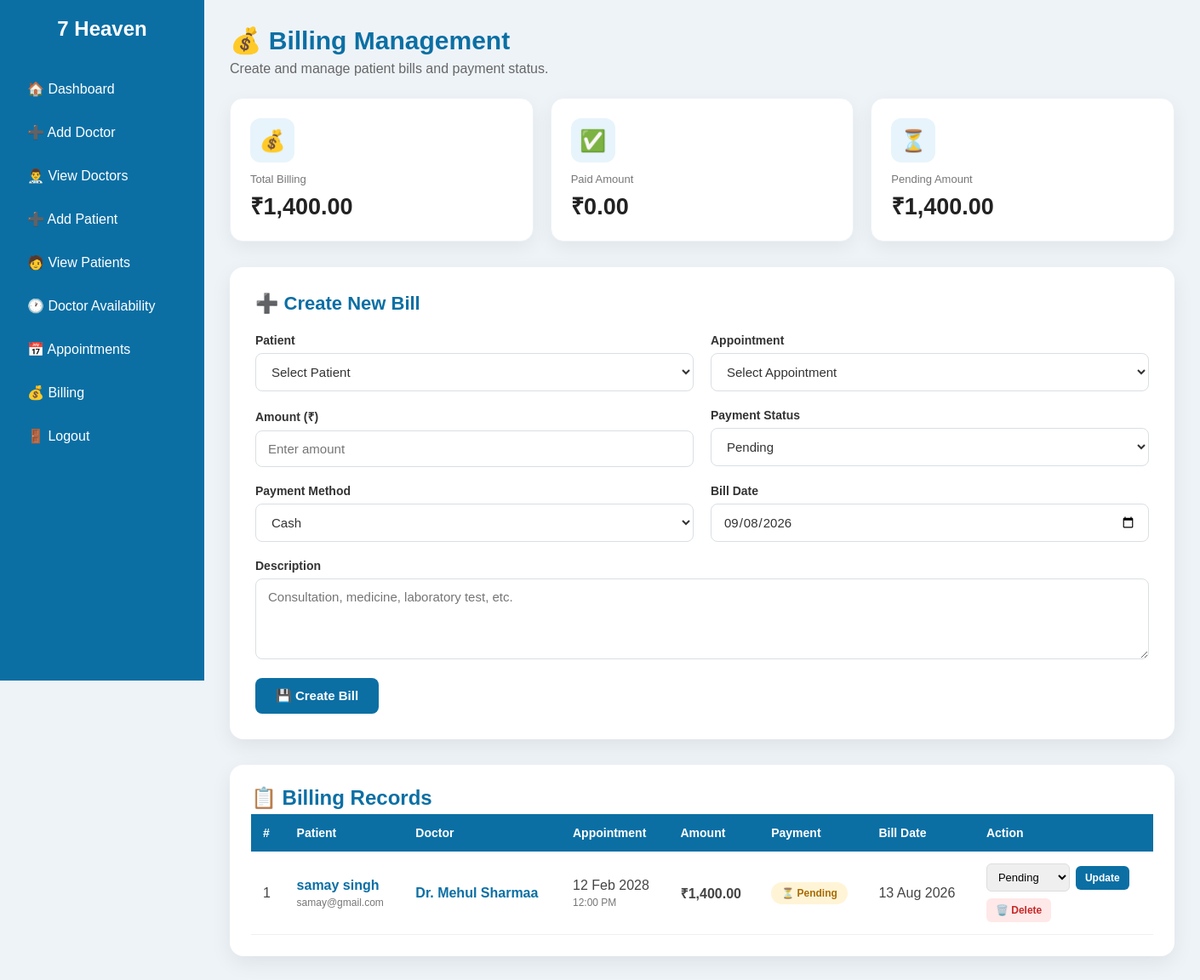
The app's page /admin/billing.php (signed in) with its own data.
### tables this page shows
CREATE TABLE `billing` (
  `id` int(11) NOT NULL,
  `patient_id` int(11) NOT NULL,
  `appointment_id` int(11) NOT NULL,
  `amount` decimal(10,2) NOT NULL,
  `payment_status` enum('Pending','Paid','Cancelled') DEFAULT 'Pending',
  `payment_method` varchar(50) DEFAULT 'Cash',
  `bill_date` date NOT NULL,
  `description` text DEFAULT NULL,
  `created_at` timestamp NOT NULL DEFAULT current_timestamp()
);

CREATE TABLE `users` (
  `id` int(11) NOT NULL,
  `fullname` varchar(100) NOT NULL,
  `email` varchar(100) NOT NULL,
  `phone` varchar(15) NOT NULL,
  `PASSWORD` varchar(255) NOT NULL,
  `created_at` timestamp NOT NULL DEFAULT current_timestamp()
);

CREATE TABLE `doctors` (
  `id` int(11) NOT NULL,
  `fullname` varchar(100) NOT NULL,
  `specialization` varchar(100) NOT NULL,
  `phone` varchar(15) NOT NULL,
  `email` varchar(100) NOT NULL,
  `experience` int(11) NOT NULL,
  `created_at` timestamp NOT NULL DEFAULT current_timestamp()
);

CREATE TABLE `appointments` (
  `id` int(11) NOT NULL,
  `patient_id` int(11) NOT NULL,
  `doctor_id` int(11) NOT NULL,
  `appointment_date` date NOT NULL,
  `appointment_time` time NOT NULL,
  `problem` text NOT NULL,
  `status` enum('Pending','Approved','Completed','Cancelled') DEFAULT 'Pending'
);

### admin/billing.php (the view, shortened to what the rows shown need)
<?php
include("../config.php");
$bills = mysqli_query(
    $conn,
    "SELECT
        billing.*,
        users.fullname AS patient_name,
        users.email AS patient_email,
        doctors.fullname AS doctor_name,
        appointments.appointment_date,
        appointments.appointment_time
     FROM billing
     INNER JOIN users
        ON billing.patient_id = users.id
     INNER JOIN appointments
        ON billing.appointment_id = appointments.id
     INNER JOIN doctors
        ON appointments.doctor_id = doctors.id
     ORDER BY billing.id DESC"
);
$totalBill = 0;
$paidBill = 0;
$pendingBill = 0;
$totalQuery = mysqli_query(
    $conn,
    "SELECT
        SUM(amount) AS total,
        SUM(
            CASE
                WHEN payment_status = 'Paid'
                THEN amount
                ELSE 0
            END
        ) AS paid,
        SUM(
            CASE
                WHEN payment_status = 'Pending'
                THEN amount
                ELSE 0
            END
        ) AS pending
     FROM billing"
);
if ($totalQuery) {
    $totals = mysqli_fetch_assoc($totalQuery);
    $totalBill = $totals['total'] ?? 0;
    $paidBill = $totals['paid'] ?? 0;
    $pendingBill = $totals['pending'] ?? 0;
}
?>
<!DOCTYPE html>
<html lang="en">
<head>
    <link
        rel="stylesheet"
        href="../css/dashboard.css"
    >
    <link
        rel="stylesheet"
        href="../css/billing.css"
    >
</head>
<body>
<div class="container">
    <?php include("sidebar.php"); ?>
    <div class="content">
        <div class="billing-page">
            <div class="page-header">
                <div>
                    <h1>
                        💰 Billing Management
                    </h1>
                </div>
            </div>
            <div class="billing-summary">
                <div class="summary-card">
                    <h2>
                        ₹<?php
                        echo number_format(
                            $totalBill,
                            2
                        );
                        ?>
                    </h2>
                </div>
                <div class="summary-card">
                    <h2>
                        ₹<?php
                        echo number_format(
                            $paidBill,
                            2
                        );
                        ?>
                    </h2>
                </div>
                <div class="summary-card">
                    <h2>
                        ₹<?php
                        echo number_format(
                            $pendingBill,
                            2
                        );
                        ?>
                    </h2>
                </div>
            </div>
            <div class="billing-form-card">
                <h2>
                    ➕ Create New Bill
                </h2>
            </div>
            <div class="billing-table-card">
                <h2>
                    📋 Billing Records
                </h2>
                <div class="table-wrapper">
                    <?php if (
                        mysqli_num_rows($bills) > 0
                    ) { ?>
                        <table class="billing-table">
                            <thead>
                                <tr>
                                    <th>#</th>
                                    <th>Patient</th>
                                    <th>Doctor</th>
                                    <th>Appointment</th>
                                    <th>Amount</th>
                                    <th>Payment</th>
                                    <th>Bill Date</th>
                                    <th>Action</th>
                                </tr>
                            </thead>
                            <tbody>
                            <?php
                            $count = 1;
                            while (
                                $bill =
                                mysqli_fetch_assoc(
                                    $bills
                                )
                            ) {
                                $status =
                                    strtolower(
                                        $bill[
                                            'payment_status'
                                        ]
                                    );
                            ?>
                                <tr>
                                    <td>
                                        <?php
                                        echo $count++;
                                        ?>
                                    </td>
                                    <td>
                                        <span
                                            class="patient-name"
                                        >
                                            <?php
                                            echo htmlspecialchars(
                                                $bill[
                                                    'patient_name'
                                                ]
                                            );
                                            ?>
                                        </span>
                                        <span
                                            class="details"
                                        >
                                            <?php
                                            echo htmlspecialchars(
                                                $bill[
                                                    'patient_email'
                                                ]
                                            );
                                            ?>
                                        </span>
                                    </td>
                                    <td>
                                        <span
                                            class="doctor-name"
                                        >
                                            Dr.
                                            <?php
                                            echo htmlspecialchars(
                                                $bill[
                                                    'doctor_name'
                                                ]
                                            );
                                            ?>
                                        </span>
                                    </td>
                                    <td>
                                        <?php
                                        echo date(
                                            "d M Y",
                                            strtotime(
                                                $bill[
                                                    'appointment_date'
                                                ]
                                            )
                                        );
                                        ?>
                                        <span
                                            class="details"
                                        >
                                            <?php
                                            echo date(
                                                "h:i A",
                                                strtotime(
                                                    $bill[
                                                        'appointment_time'
                                                    ]
                                                )
                                            );
                                            ?>
                                        </span>
                                    </td>
                                    <td>
                                        <strong>
                                            ₹<?php
                                            echo number_format(
                                                $bill[
                                                    'amount'
                                                ],
                                                2
                                            );
                                            ?>
                                        </strong>
                                    </td>
                                    <td>
                                        <?php
                                        if (
                                            $status ==
                                            "paid"
                                        ) {
                                            echo '
                                            <span
                                                class="status
                                                status-paid"
                                            >
                                                ✅ Paid
                                            </span>';
                                        } else {
                                            echo '
                                            <span
                                                class="status
                                                status-pending"
                                            >
                                                ⏳ Pending
                                            </span>';
                                        }
                                        ?>
                                    </td>
                                    <td>
                                        <?php
                                        echo date(
                                            "d M Y",
                                            strtotime(
                                                $bill[
                                                    'bill_date'
                                                ]
                                            )
                                        );
                                        ?>
                                    </td>
                                    <td>
                                        <form
                                            method="POST"
                                            class="status-form"
                                        >
                                            <select
                                                name="payment_status"
                                            >
                                                <option
                                                    value="Pending"
                                                    <?php
                                                    if (
                                                        $bill[
                                                            'payment_status'
                                                        ] ==
                                                        "Pending"
                                                    ) {
                                                        echo "selected";
                                                    }
                                                    ?>
                                                >
                                                    Pending
                                                </option>
                                            </select>
                                            <button
                                                type="submit"
                                                name="update_payment"
                                                class="update-btn"
                                            >
                                                Update
                                            </button>
                                        </form>
                                        <a
                                            href="billing.php?delete=<?php
                                            echo $bill['id'];
                                            ?>"
                                            class="delete-btn"
                                            onclick="return confirm(
                                                'Are you sure you want to delete this bill?'
                                            );"
                                        >
                                            🗑️ Delete
                                        </a>
                                    </td>
                                </tr>
                            <?php } ?>
                            </tbody>
                        </table>
                    <?php } ?>
                </div>
            </div>
        </div>
    </div>
</div>
</body>
</html>

### records on screen
billing: users.fullname "samay singh", users.email "samay@gmail.com", doctors.fullname "Mehul Sharmaa", appointment.appointment_date "12 Feb 2028", appointment.appointment_time "12:00 PM", amount "1,400.00", shows "⏳ Pending", bill_date "13 Aug 2026", payment_status "Pending"

### other values on screen
$totalBill "1,400.00"
$paidBill "0.00"
$pendingBill "1,400.00"
